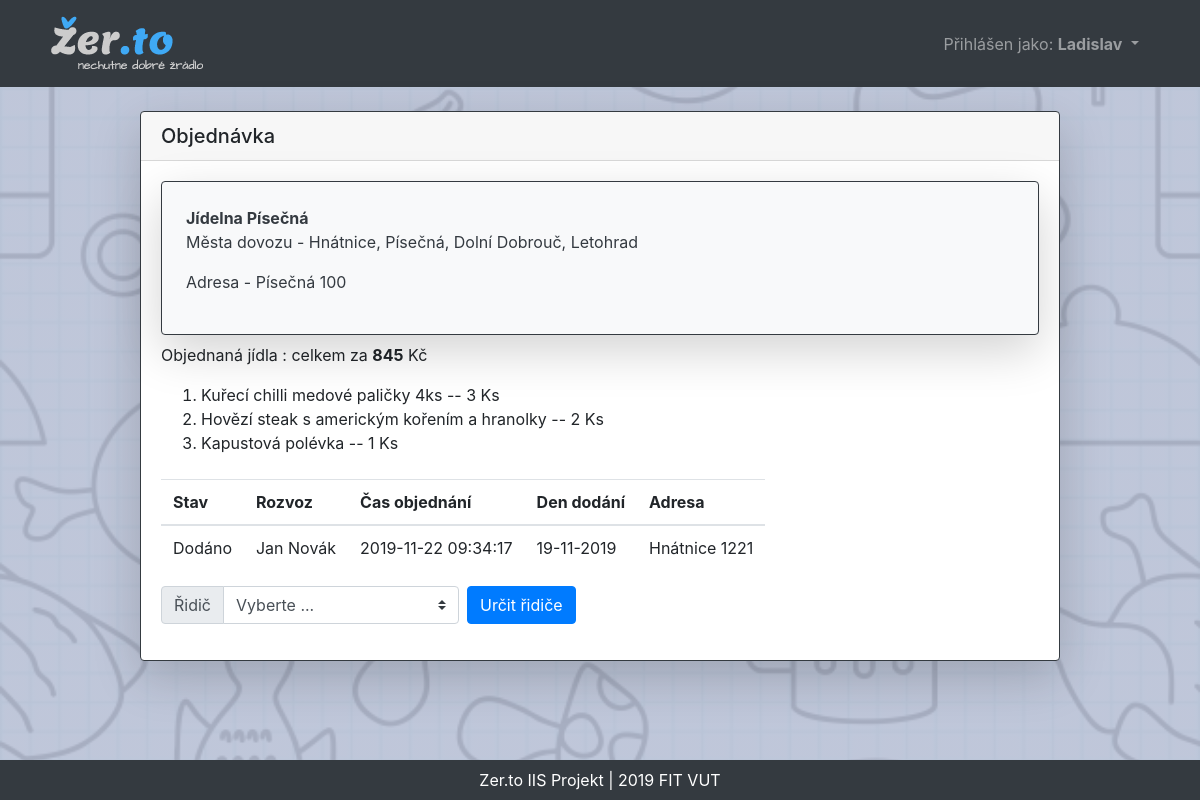
The app's page /jidlo/objednavka.php?obj=1 (signed in) with its own data.
### tables this page shows
CREATE TABLE `jidelna` (
  `id` int(11) NOT NULL,
  `nazev` varchar(200) NOT NULL,
  `mesto` varchar(100) NOT NULL,
  `adresa` varchar(200) NOT NULL,
  `operator` int(11) DEFAULT NULL,
  `stav` bit(1) NOT NULL DEFAULT b'0'
);

CREATE TABLE `objednavka` (
  `id` int(11) NOT NULL,
  `user` int(11) NOT NULL,
  `stav` varchar(150) NOT NULL DEFAULT 'Čekání',
  `ridic` int(11) DEFAULT NULL,
  `cena` int(11) NOT NULL,
  `cas_objednani` timestamp NOT NULL DEFAULT '0000-00-00 00:00:00' ON UPDATE CURRENT_TIMESTAMP,
  `den_dodani` date NOT NULL,
  `mesto` varchar(100) NOT NULL,
  `adresa` varchar(200) NOT NULL,
  `jidelna` int(11) NOT NULL,
  `kod` int(11) DEFAULT NULL
);

CREATE TABLE `objednana_jidla` (
  `id` int(11) NOT NULL,
  `objednavka` int(11) NOT NULL,
  `jidlo` int(11) NOT NULL,
  `pocet` int(11) NOT NULL
);

CREATE TABLE `jidlo` (
  `id` int(11) NOT NULL,
  `nazev` varchar(200) NOT NULL,
  `popis` text NOT NULL,
  `typ` varchar(100) NOT NULL,
  `ob` varchar(200) DEFAULT NULL,
  `cena` int(11) DEFAULT NULL
);

CREATE TABLE `user` (
  `id` int(11) NOT NULL,
  `jmeno` varchar(150) DEFAULT NULL,
  `prijmeni` varchar(150) DEFAULT NULL,
  `email` varchar(200) NOT NULL,
  `password` varchar(200) DEFAULT NULL,
  `mesto` varchar(100) DEFAULT NULL,
  `adresa` varchar(200) DEFAULT NULL,
  `telefon` int(11) DEFAULT NULL,
  `prava` int(11) NOT NULL DEFAULT '5'
);

### functions.php (called while the page is built, shortened)
<?php
function dbconnect(){
	$db = new mysqli("","","","");
    $db->set_charset("UTF8");
    return $db;
}
function getMestaDovozu($id){
    $sql = "SELECT mesto FROM mesta_dovozu WHERE jidelna = $id";
    $db = dbconnect();
    $mesta_dovozu = "";
    $prvni = true;
    $load_mesta_dovozu = $db->query($sql);
    if($load_mesta_dovozu->num_rows>0){
        while($row = $load_mesta_dovozu->fetch_assoc()){
            if($prvni){
                $mesta_dovozu = $row['mesto'];
                $prvni = false;
            }else{
                $mesta_dovozu = $mesta_dovozu.", ".$row['mesto'];
            }
        }
    }
    return $mesta_dovozu == "" ? "-" : $mesta_dovozu;
}
function dateDTH(string $a){
    $rok = substr($a, 0, 4);
    $mes = substr($a, 5, 2);
    $den = substr($a, 8, 2);
    return "$den-$mes-$rok";
}
?>

### jidlo/objednavka.php (the view, shortened to what this page needs)
<?php
include '../functions.php';
    ?><script>
<!DOCTYPE html>
<html>
	<head>
        <link rel="stylesheet" href="https://stackpath.bootstrapcdn.com/bootstrap/4.4.0/css/bootstrap.min.css" />
        <link rel="stylesheet" href="../styles/styles.css" />
    </head>
	<body>
        <nav class='mb-4 navbar navbar-expand-lg navbar-dark bg-dark'>
            <div class='container'>
                <a class='navbar-brand' href='../index.php'><img src='../pic/logo/logo.png' /></a>
                    <div class='collapse navbar-collapse' id='navbarSupportedContent-4'>
                        <ul class='navbar-nav ml-auto'>
                        <?php
                            if(isset($_SESSION['jmeno'])){
                                echo "
                                <li class='nav-link dropdown'>
                                    <span class='nav-link dropdown-toggle' id='navbarDropdownMenuLink-4' data-toggle='dropdown' aria-haspopup='true' aria-expanded='false'>Přihlášen jako:
                                    <b>".$_SESSION['jmeno']."</b>
                                    </span>
                                    <div class='dropdown-menu dropdown-menu-right' aria-labelledby='navbarDropdownMenuLink-4'>
                                    ";
                            echo "</div></nav>";
            }
        ?>
    <main class="container">
        <section class="row justify-content-md-center">
            <div class="col col-md-10">
                <div class="card shadow-lg border-dark">
                <h5 class="card-header">Objednávka</h5>
                    <div class="card-body">
                <?php
                    if(isset($_GET['obj'])){
                        if(filter_input(INPUT_GET, "obj", FILTER_VALIDATE_INT))
                            $obj = filter_input(INPUT_GET, "obj", FILTER_SANITIZE_NUMBER_INT);
                        else
                            echo "<p class='alert alert-danger border-danger text-center my-2'>Špatné číslo objednávky!</p>";
                    }else if(isset($_GET['kod'])){
                        if(filter_input(INPUT_GET, "kod", FILTER_VALIDATE_INT))
                            $kod = filter_input(INPUT_GET, "kod", FILTER_SANITIZE_NUMBER_INT);
                        else
                            echo "<p class='alert alert-danger border-danger text-center my-2'>Špatný kód objednávky!</p>";
                    }
                        ?><script>
                        </script><?php
                    if(isset($obj)){
                        $db = dbconnect();
                        $userId = $_SESSION['id'];
                        $sql_kontrola = "SELECT id FROM objednavka WHERE id = $obj AND user = $userId";
                        $kontrola = $db->query($sql_kontrola);
                        if($kontrola->num_rows>0 || $_SESSION['prava'] <= 3){
                            loadObj($obj, 0);
                        }else{
                            echo "<p class='alert alert-danger border-danger text-center my-2'>Nemáte právo zobrazovat tuto objednávku!</p>";
                        }
                    }else if(isset($kod)){
                        loadObj(0, $kod);
                    }
                    function loadObj($obj, $kod){
                        $db = dbconnect();
                        if($kod == 0)
                            $sql_obj = "SELECT id, user, stav, ridic, cena, cas_objednani, den_dodani, mesto, adresa, jidelna FROM objednavka WHERE id = $obj";
                        else
                            $sql_obj = "SELECT id, user, stav, ridic, cena, cas_objednani, den_dodani, mesto, adresa, jidelna FROM objednavka WHERE kod = $kod";
                        if($obje = $db->prepare($sql_obj)){
                            $obje->execute();
                            $obje->bind_result($obj, $user, $stav, $ridic, $cena, $cas_objednani, $den_dodani, $mestoobj, $adresaobj, $jidelna);
                            if($obje->fetch()){
                                $sql = "SELECT nazev, adresa, mesto FROM jidelna WHERE id = $jidelna AND stav = 1";
                                if($jidelny = $db->prepare($sql)){
                                    $jidelny->execute();
                                    $jidelny->bind_result($nazev, $adresa, $mesto);
                                    if($jidelny->fetch()){
                                        echo "<article class='card p-4 mb-2 border-dark bg-light shadow-lg'>";
                                        echo "<a class='text-decoration-none text-dark' href='./jidelnicek.php?jidelna=$jidelna'>";
                                        echo "<b>$nazev</b>";
                                        echo "<p>Města dovozu - ".getMestaDovozu($jidelna)."</p>";
                                        echo "<p>Adresa - $mesto $adresa</p>";
                                        echo "</a></article>";
                                    }else{
                                        echo "<p class='alert alert-danger border-danger text-center my-2'>Nepodařilo se načíst jídelnu!</p>";
                                    }
                                }else{
                                    echo "<p class='alert alert-danger border-danger text-center my-2'>Nepodařilo se načíst jídelnu!</p>";
                                }
                                echo "<p>Objednaná jídla : celkem za <strong>$cena</strong> Kč</p>";
                                $sql_obj_jidl = "SELECT jidlo, pocet FROM objednana_jidla WHERE objednavka = $obj";
                                $obj_jidla = $db->query($sql_obj_jidl);
                                if($obj_jidla->num_rows>0){
                                    echo "<ol>";
                                    while($row = $obj_jidla->fetch_assoc()){
                                        $sql_jidlo_info = "SELECT nazev FROM jidlo WHERE id = ".$row['jidlo'];
                                        $jidlo_info = $db->prepare($sql_jidlo_info);
                                        $jidlo_info->execute();
                                        $jidlo_info->bind_result($nazev);
                                        if($jidlo_info->fetch()){
                                            echo "<li>$nazev -- ".$row['pocet']." Ks</li>";
                                        }
                                    }
                                    echo "</ol>";
                                }
                                echo "<table class='table table-responsive table-hover mt-4'>
                                <thead>
                                    <tr>
                                        <th scope='col'>Stav</th>
                                        <th scope='col'>Rozvoz</th>
                                        <th scope='col'>Čas objednání</th>
                                        <th scope='col'>Den dodání</th>
                                        <th scope='col'>Adresa</th>
                                    </tr>
                                </thead><tr>
                                <tbody>";
                                echo "<td>$stav</td>";
                                $sql_ridic = "SELECT jmeno, prijmeni FROM user WHERE id = $ridic";
                                if($ridic = $db->prepare($sql_ridic)){
                                    $ridic->execute();
                                    $ridic->bind_result($jmeno, $prijmeni);
                                    if($ridic->fetch()){
                                        echo "<td>$jmeno $prijmeni</td>";
                                    }
                                }else
					echo "<td>-</td>";
                                echo "<td>$cas_objednani</td>";
                                echo "<td>" . dateDTH($den_dodani)."</td>";
                                echo "<td>$mestoobj $adresaobj</td>";
                                echo" </tr></tbody></table>
                                ";
                            }
                        }
                    }
		        if(isset($_SESSION['prava']))
                    if($_SESSION['prava'] <= 2 && isset($_GET['obj'])){
                        echo "<form class='form-inline mt-3' method='post' name='fridic' action='./objednavka.php' onsubmit='return checkRidic()'>";
                        echo "<div class='input-group'><div class='input-group-prepend'><label class='input-group-text' id='ridic'>Řidič</label></div>";
                        echo "<select class='custom-select' id='ridic' name='ridic'><option disabled selected value=''>Vyberte ...</option>";
                        echo "</select></div>";
                        echo "<input class='btn btn-primary float-right ml-2' type='submit' name='subridic' value='Určit řidiče'>";
                        echo "</form>";
                    }
                    ?>
                    </div>
                </div>
            </div>
        </section>
    </main>
    <footer class="mt-4">
        <div class="bg-dark p-2 text-center text-white footer">
            Zer.to IIS Projekt | 2019 FIT VUT
        </div>
	</footer>
    </body>
</html>

### styles/styles.css (style rules this page uses)
html { height: 100%; margin: 0; padding: 0; }
body { background: linear-gradient(rgba(185, 193, 214, 0.9), rgba(185, 193, 214, 0.9)), url("../pic/logo/bgd.jpg") #FFF; background-size: cover; min-height: 100%; margin: 0; padding: 0 0 100px 0; position: relative; }
.footer { position: absolute; bottom: 0; width: 100%; }

### records on screen
jidelna: nazev "Jídelna Písečná", mesto "Písečná", adresa "100"
objednavka: cena "845", stav "Dodáno", cas_objednani "2019-11-22 09:34:17", den_dodani "19-11-2019", mesto "Hnátnice", adresa "1221"
objednana_jidla: jidlo.nazev "Kuřecí chilli medové paličky 4ks", pocet "3"
objednana_jidla: jidlo.nazev "Hovězí steak s americkým kořením a hranolky", pocet "2"
objednana_jidla: jidlo.nazev "Kapustová polévka", pocet "1"
user: jmeno "Jan", prijmeni "Novák"

### other values on screen
$_SESSION['jmeno'] "Ladislav"
getMestaDovozu($jidelna) "Hnátnice, Písečná, Dolní Dobrouč, Letohrad"
